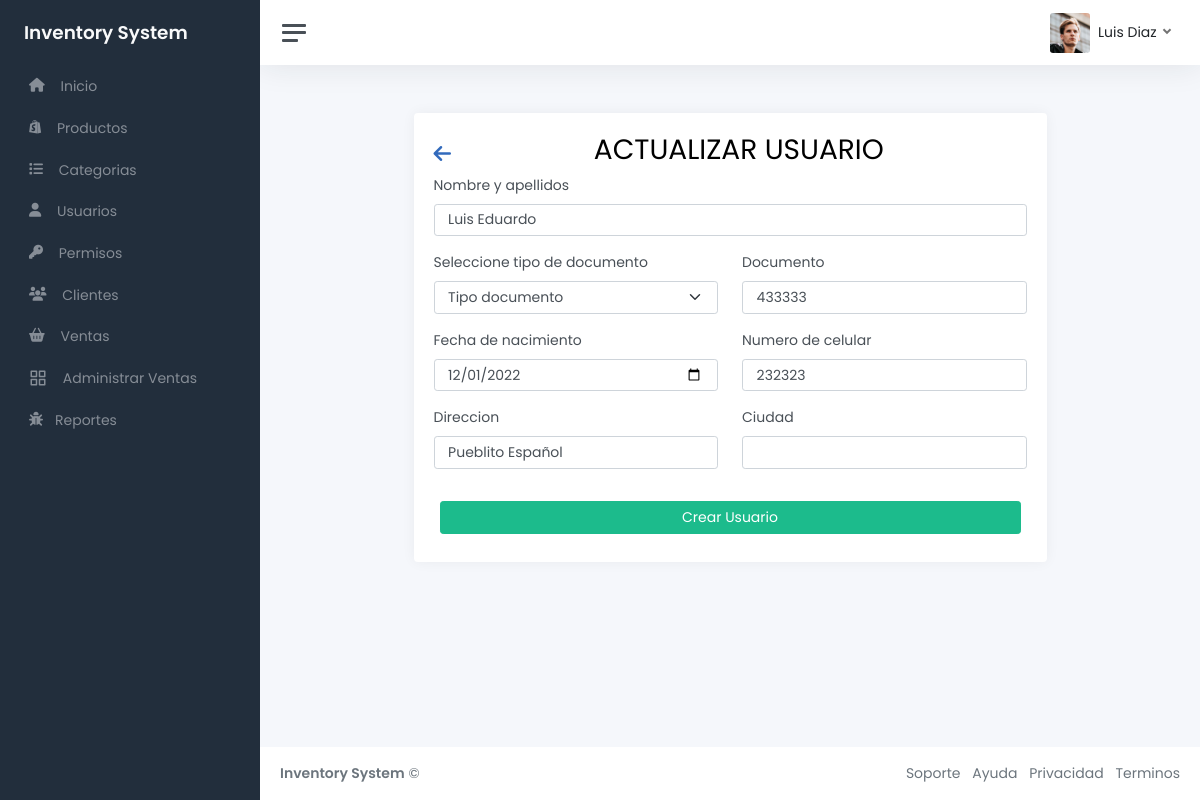
The app's page /actualizar-usuario?id=3 (signed in) with its own data.
### tables this page shows
CREATE TABLE `tbl_user_data` (
  `id` int NOT NULL,
  `nombre` varchar(250) NOT NULL,
  `tipo_documento` varchar(250) NOT NULL,
  `nro_documento` varchar(50) NOT NULL,
  `direccion` varchar(50) NOT NULL,
  `fecha_nacimiento` date NOT NULL,
  `ciudad_residencia` varchar(50) NOT NULL,
  `celular` varchar(15) NOT NULL
);

### controllers/templateController.php (called while the page is built)
<?php
 class Template{
    public function ctrTemplate(){
        include 'views/template.php';
    }
 }

### index.php (called while the page is built, shortened)
<?php
 require_once 'controllers/templateController.php';
 require_once 'controllers/usuarioController.php';
require_once 'models/usuarioModel.php';
$router = new Template();
$router -> ctrTemplate();

### models/db/database.php (called while the page is built)
<?php
class Conexion
{
    static public function conectarDB()
    {
        try {
            $con = new PDO(
                "mysql:host=localhost;dbname=sistema_inventarios",
                "luisdz",
                "root"
            );
        } catch (PDOException $e) {
           echo $e->getMessage();
        }
        return $con;
    }
}

### models/usuarioModel.php (called while the page is built, shortened)
<?php
require_once 'db/database.php';
class UsuarioModel
{
    static public function usuarioId($id)
    {
        $query = "SELECT * FROM tbl_user_data WHERE id = :id";
        $stmt = Conexion::conectarDB()->prepare($query);
        $stmt->bindParam(":id", $id);
        $stmt->execute();
        return $stmt->fetch();
    }
}

### controllers/usuarioController.php (called while the page is built, shortened)
<?php
include 'models/usuarioModel.php';
class UsuarioController
{
    public function usuarioId($id)
    {
        $resultado = UsuarioModel::usuarioId($id);
        return $resultado;
    }
}

### views/pages/actualizar-usuario.php (the view, shortened to what this page needs)
<?php
$id = $_GET["id"] ?? null;
$usuario = new UsuarioController();
$userData = $usuario->usuarioId($id);
$nombre = $userData["nombre"];
$nro_documento = $userData["nro_documento"];
$direccion = $userData["direccion"];
$fecha_nacimiento = $userData["fecha_nacimiento"];
$ciudad_residencia = $userData["ciudad_residencia"];
$celular = $userData["celular"];
?>
<main class="content">
    <div class="container-fluid p-0">
        <div style="margin: 0 auto ;" class="card w-75">
            <div class="card-body">
                <div class="d-flex align-items-center justify-content-between">
                    <a class="row-left-i" href="usuarios"><i class="fa-solid fa-arrow-left"></i></a>
                    <h1 class="text-uppercase">Actualizar Usuario</h1>
                </div>
                <form role="form" method="POST" enctype="multipart/form-data">
                    <div class="row">
                        <div class="col-lg-12">
                            <div class="mb-3">
                                <label for="nombre" class="form-label">Nombre y apellidos</label>
                                <input type="text" class="form-control" name="nombre" id="nombre" value="<?php echo $nombre ?>">
                            </div>
                        </div>
                    </div>
                    <div class="row">
                        <div class="col-lg-6">
                            <label for="nro_documento" class="form-label">Seleccione tipo de documento</label>
                            <select class="form-select" name="tipo_documento">
                                <option selected="true" disabled="disabled">Tipo documento</option>
                            </select>
                        </div>
                        <div class="col-lg-6">
                            <div class="mb-3">
                                <label for="nro_documento" class="form-label">Documento</label>
                                <input type="text" class="form-control" value="<?php echo $nro_documento?>" name="nro_documento"
                                    id="nro_documento">
                            </div>
                        </div>
                    </div>
                    <div class="row">
                        <div class="col-lg-6">
                            <div class="mb-3">
                                <label for="fecha_nacimiento" class="form-label">Fecha de nacimiento</label>
                                <input type="date" class="form-control" value="<?php echo $fecha_nacimiento  ?>" name="fecha_nacimiento" id="fecha_nacimiento">
                            </div>
                        </div>
                        <div class="col-lg-6">
                            <div class="mb-3">
                                <label for="celular" class="form-label">Numero de celular</label>
                                <input type="text" min="1" class="form-control" value="<?php echo $celular ?>" name="celular" id="celular">
                            </div>
                        </div>
                    </div>
                    <div class="row">
                        <div class="col-lg-6">
                            <div class="mb-3">
                                <label for="direccion" class="form-label">Direccion</label>
                                <input type="text" class="form-control" value="<?php echo $direccion  ?>" name="direccion" id="direccion">
                            </div>
                        </div>
                        <div class="col-lg-6">
                            <div class="mb-3">
                                <label for="ciudad_residencia" class="form-label">Ciudad</label>
                                <input type="text" class="form-control" value="<?php echo $ciudad_residencia  ?>" name="ciudad_residencia" id="ciudad_residencia">
                            </div>
                        </div>
                    </div>
                    <div class="container d-flex justify-content-center mt-3 align-items-center flex-column">
                        <button type="submit" class="btn btn-success w-100 mb-2">Crear Usuario</button>
                    </div>
                </form>
            </div>
        </div>
    </div>
</main>

### assets/css/custom.css (style rules this page uses)
:root { --red: #cf0a0a; --green: #379237; }
.row-left-i { color: #326abc; font-size: 20px; }

### views/template.php (style rules this page uses)
body { font-family: 'Poppins', sans-serif; }

### records on screen
tbl_user_data: nombre "Luis Eduardo", nro_documento "433333", fecha_nacimiento "12/01/2022", celular "232323", direccion "Pueblito Español"
